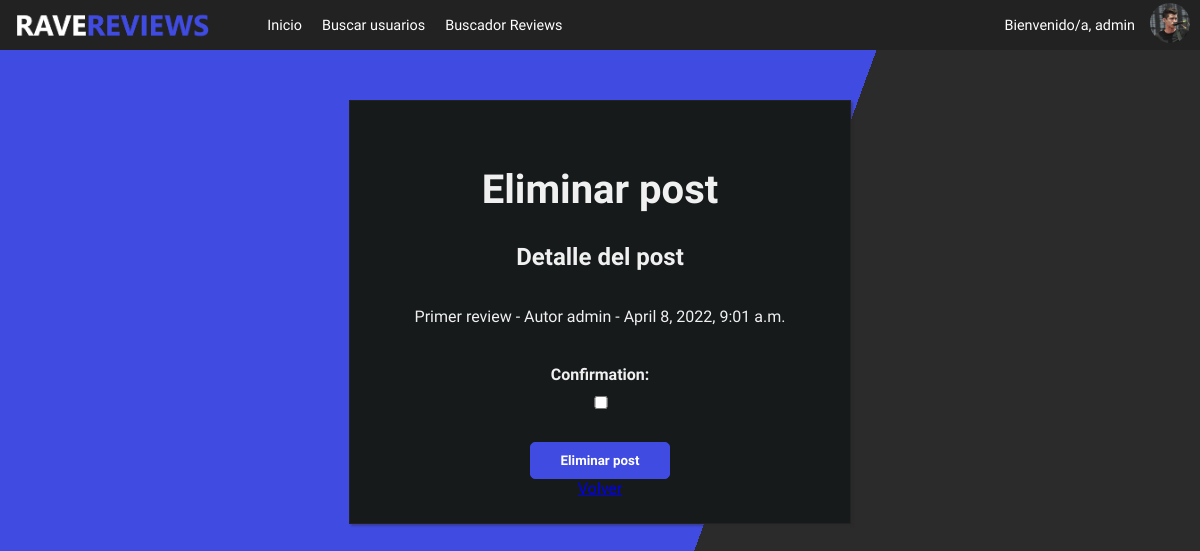
The app's page /borrar-reviews/admin/1 (signed in) with its own data.
### inicio/models.py (models this page shows, shortened)
class PerfilUsuario(models.Model):
    user = models.OneToOneField(User, on_delete=models.CASCADE)
    imagen = models.ImageField(upload_to='avatares/', default='default.jpg')
    bio = models.TextField(default='Sin datos...')

### reviews/models.py (models this page shows, shortened)
class Post(models.Model):
    title = models.CharField(max_length=255)
    author = models.ForeignKey(User, on_delete=models.CASCADE)
    fecha = models.DateTimeField(auto_now_add=True)
    body = models.TextField()
    calificacion = models.FloatField(
        validators=[MinValueValidator(0.0),
                    MaxValueValidator(10.0)])

### reviews/views.py (the view, shortened to what this page needs)
# urls.py: path('borrar-reviews/<str:author>/<int:pk>',borrar_review, name='borrar_review'),
def borrar_review(request, author, pk):
    if author == request.user.username:
        post_borrar = Post.objects.get(pk=pk)
        confirm = Confirm()
        context = {'confirm':confirm, 'post_borrar':post_borrar}
        return render(request, 'borrar_post.html', context)
    else:
        return redirect('miperfil')

### inicio/forms.py
class Confirm(forms.Form):
    confirmation = forms.BooleanField()

### reviews/templates/borrar_post.html (shortened to what this page needs)
{% extends "inicio.html" %}
{% block estilos %}
    {% load static %}
    <link rel="stylesheet" href={% static "css\log-reg.css" %}>
{% endblock estilos %}
{% block loginmain %}
<div class='log-reg-card'>
<h3 class='log-reg-titulo'>Eliminar post</h3>
<h2>Detalle del post</h2>
<p>{{post_borrar.title}} - Autor {{post_borrar.author}} - {{post_borrar.fecha}}</p>
<form class='log-reg-form' action="" method='post'>
    <table class='log-reg-form-table'>
        {{confirm.as_table}}
    </table>
    <button class='log-reg-btn' type="submit">Eliminar post</button>
</form>
<a href={% url 'miperfil' %}  style='text-decoration:none, margin-top: 15px, cursor:pointer, color: #FFF'>Volver</a>
</div>
{% endblock loginmain %}

### inicio/templates/inicio.html (shortened to what this page needs)
<!DOCTYPE html>
<html lang="en">
<head>
    {% load static %}
    <link rel="stylesheet" href={% static "css\style.css" %}>
    <link rel="stylesheet" href={% static "css\nav-style.css" %}>
    {% block estilos %}
    {% endblock estilos %}
</head>
<body>
    {% if user.is_authenticated %}
    <nav>
        <div class="cont-izq">
            <a href={% url 'inicio' %}><img class='pagina-logo' src="{% static 'imagenes/logo-1.png' %}" alt=""></a>
            <ul class="lista-enlaces">
                <li><a href={% url 'inicio' %}>Inicio</a></li>
                <li><a href={% url 'buscar_usuario' %}>Buscar usuarios</a></li>
                <li><a href={% url 'buscar_reviews' %}>Buscador Reviews</a></li>
            </ul>
        </div>
        <div class="cont-usuario">
            <p>Bienvenido/a, {{request.user.username}}</p>
            <div><img class='perfil-logo' src='{{request.user.perfilusuario.imagen.url}}' alt=""></div>
        </div>
    </nav>
    {% endif %}
{% block loginmain %}{% endblock loginmain %}
</body>
</html>

### inicio/static/css/style.css (style rules this page uses)
html { background: linear-gradient(130deg, #404be2 60%, #2b2b2b 40%); margin: 0; padding: 0; font-family: 'Varela Round', sans-serif; height: 100%; box-sizing: border-box; }
body { margin: 0; padding: 0; min-height: 100%; }
input { width: 100%; font-size: 1rem; display: block; padding: 10px; margin: 5px auto; border: none; border-radius: 3px; transition: all 0.5s; box-sizing: border-box; }

### inicio/static/css/nav-style.css (style rules this page uses)
html, body { margin: 0px; padding: 0px; }
nav { display: flex; height: 50px; width: 100%; box-sizing: border-box; justify-content: space-between; align-items: center; background-color: #222; align-items: center; }
.pagina-logo { max-height: 30px; display: block; padding-left: 10px; transition: all 0.3s; }
.perfil-logo { width: 40px; height: 40px; object-fit: cover; border-radius: 50%; margin-right: 10px; cursor: pointer; }
.cont-izq { display: flex; align-items: center; justify-content: flex-start; font-size: 0.9em; }
.cont-usuario { display: flex; flex-wrap: nowrap; color: #fff; margin: 0 0px; align-items: center; }
.cont-usuario p { margin-right: 15px; font-size: 0.9em; }
.lista-enlaces { display: flex; flex-wrap: nowrap; }
.lista-enlaces li { display: inline-block; }
.lista-enlaces li a { text-decoration: none; color: #fff; margin: 0 10px; text-align: center; border: none; display: inline-block; transition: all 0.2s; }

### inicio/static/css/log-reg.css (style rules this page uses)
html { background: linear-gradient(110deg, #404be2 60%, #2b2b2b 40%); height: 100%; }
.log-reg-card { background-color: #161a1b;; color: rgb(240, 240, 240); font-family: 'Varela Round'; font-weight: 300; display: flex; flex-direction: column; max-width: 450px; margin: 50px auto; padding: 25px; align-items: center; box-shadow: 2px 2px 2px #29292963; border: 1px solid #222; transition: all 0.5s; }
.log-reg-titulo { font-size: 40px; margin-bottom: 10px; }
.log-reg-form { display: flex; flex-direction: column; align-items: center; width: 100%; transition: all 0.5s; }
.log-reg-form table { width: 100%; }
.log-reg-form table tbody tr { width: 100%; display: flex; flex-direction: column; align-items: center; margin: 20px 0; }
.log-reg-form table tbody tr td { width: 100%; display: block; margin: auto; }
.log-reg-form table tbody tr td input { width: 70%; font-size: 1.1rem; display: block; padding: 10px; margin: 10px auto; border: none; border-radius: 3px; transition: all 0.5s; }
.log-reg-btn { padding: 10px 30px; font-family: 'Varela Round'; background-color: #404be2; color: #FFF; font-weight: bold; border-radius: 5px; border: 1px solid #404be2; cursor: pointer; transition: all 0.2s; }

### records on screen
Post: title "Primer review", author "admin", fecha "April 8, 2022, 9:01 a.m."

### other values on screen
{{ request.user.username }} "admin"
